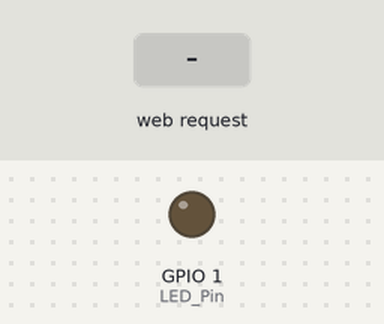
Bench run of a sketch on a simulated ESP8266 (NodeMCU). Shown: output pins drawn as LEDs (lit = HIGH). The inputs (shaded band) are chosen by the test bench.

Above: at 1.2 s.
1.3 s: HTTP request GET /LEDON received
At 1.7 s:
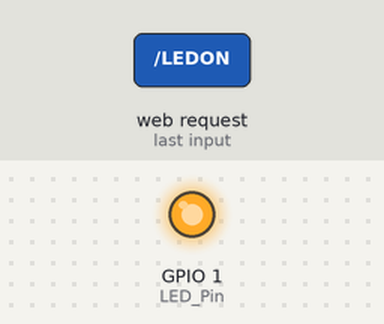
2.8 s: HTTP request GET /LEDOFF received
At 4.1 s:
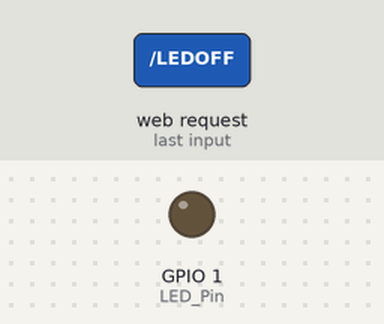
Timing chart, 0 to 5.8 s (numbered marks = the images above; inputs shaded):
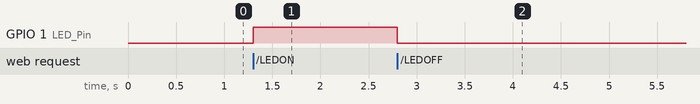

Measured:
- after the input at 1.3 s, GPIO 1 (LED_Pin): LOW → HIGH at once
- after the input at 2.8 s, GPIO 1 (LED_Pin): HIGH → LOW at once

The sketch:

working_esp_ap.ino
```cpp
#include <ESP8266WiFi.h>
const char WiFiPassword[] = "12345678";
const char AP_NameChar[] = "LEDControl" ;

WiFiServer server(80);

String header = "HTTP/1.1 200 OK\r\nContent-Type: text/html\r\n\r\n";
String html_1 = "<!DOCTYPE html><html><head><meta name='viewport' content='width=device-width, initial-scale=1.0'/><meta charset='utf-8'><style>body {font-size:140%;} #main {display: table; margin: auto;  padding: 0 10px 0 10px; } h2,{text-align:center; } .button { padding:10px 10px 10px 10px; width:100%;  background-color: #4CAF50; font-size: 120%;}</style><title>LED Control</title></head><body><div id='main'><h2>LED Control</h2>";
String html_2 = "<form id='F1' action='LEDON'><input class='button' type='submit' value='LED ON' ></form><br>";
String html_3 = "<form id='F2' action='LEDOFF'><input class='button' type='submit' value='LED OFF' ></form><br>";
String html_4 = "</div></body></html>";

String request = "";
int LED_Pin = 1;

void setup(){
    pinMode(LED_Pin, OUTPUT);
    boolean conn = WiFi.softAP(AP_NameChar, WiFiPassword);
    server.begin();
}

void loop(){
    WiFiClient client = server.available();
    if (!client)  {  return;  }
    request = client.readStringUntil('\r');
    if( request.indexOf("LEDON") > 0 ){
        digitalWrite(LED_Pin, HIGH);
    }
    else if( request.indexOf("LEDOFF") > 0 ){
        digitalWrite(LED_Pin, LOW);
    }

    client.flush();
    client.print( header );
    client.print( html_1 );
    client.print( html_2 );
    client.print( html_3 );
    client.print( html_4);

    delay(5);
}
```
